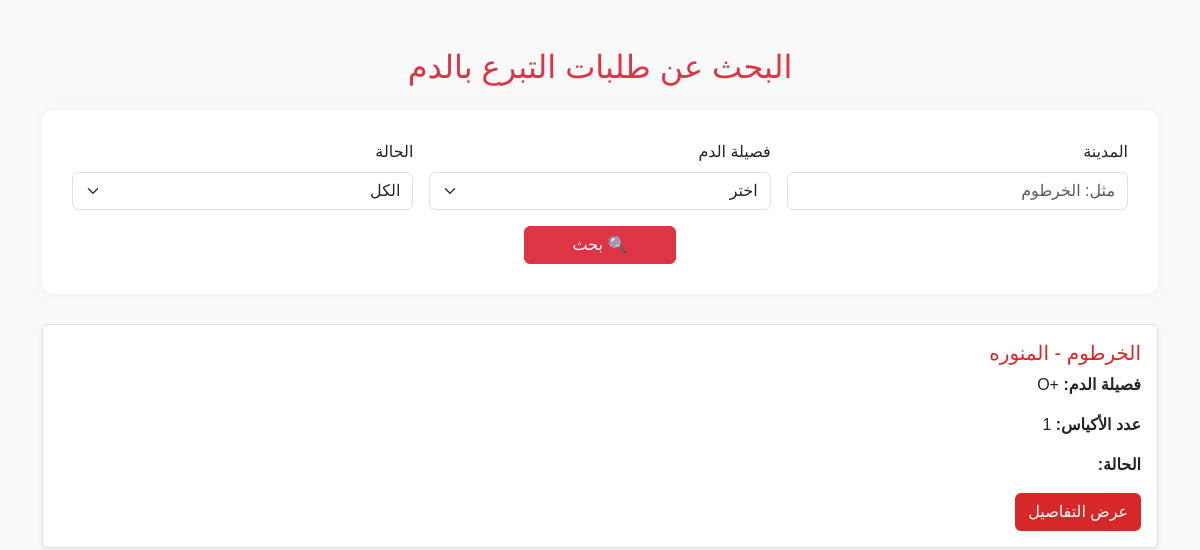
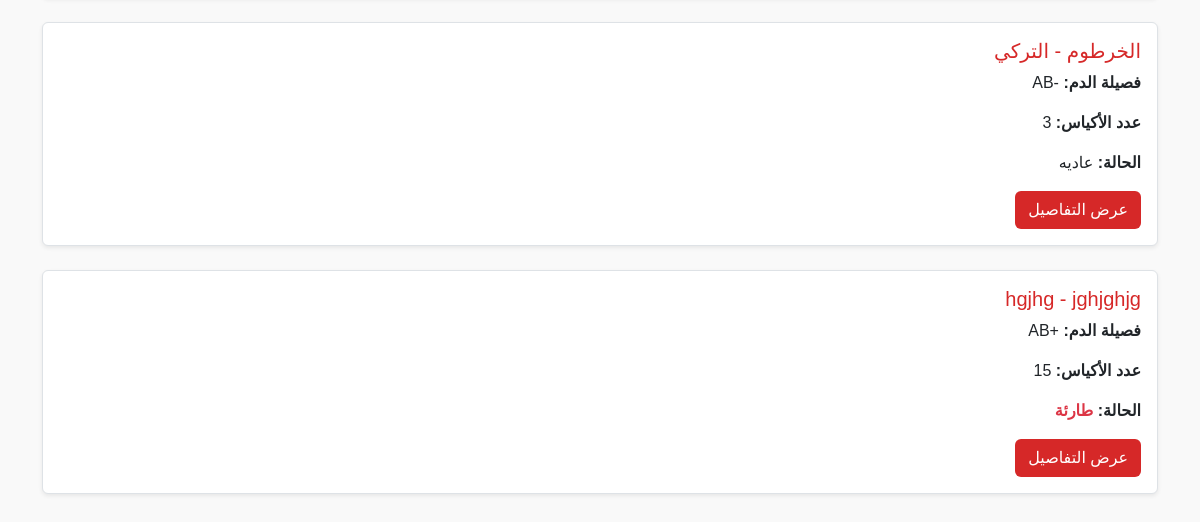
The page /search_request.php on the database as committed earlier (2 pictures, top to bottom).
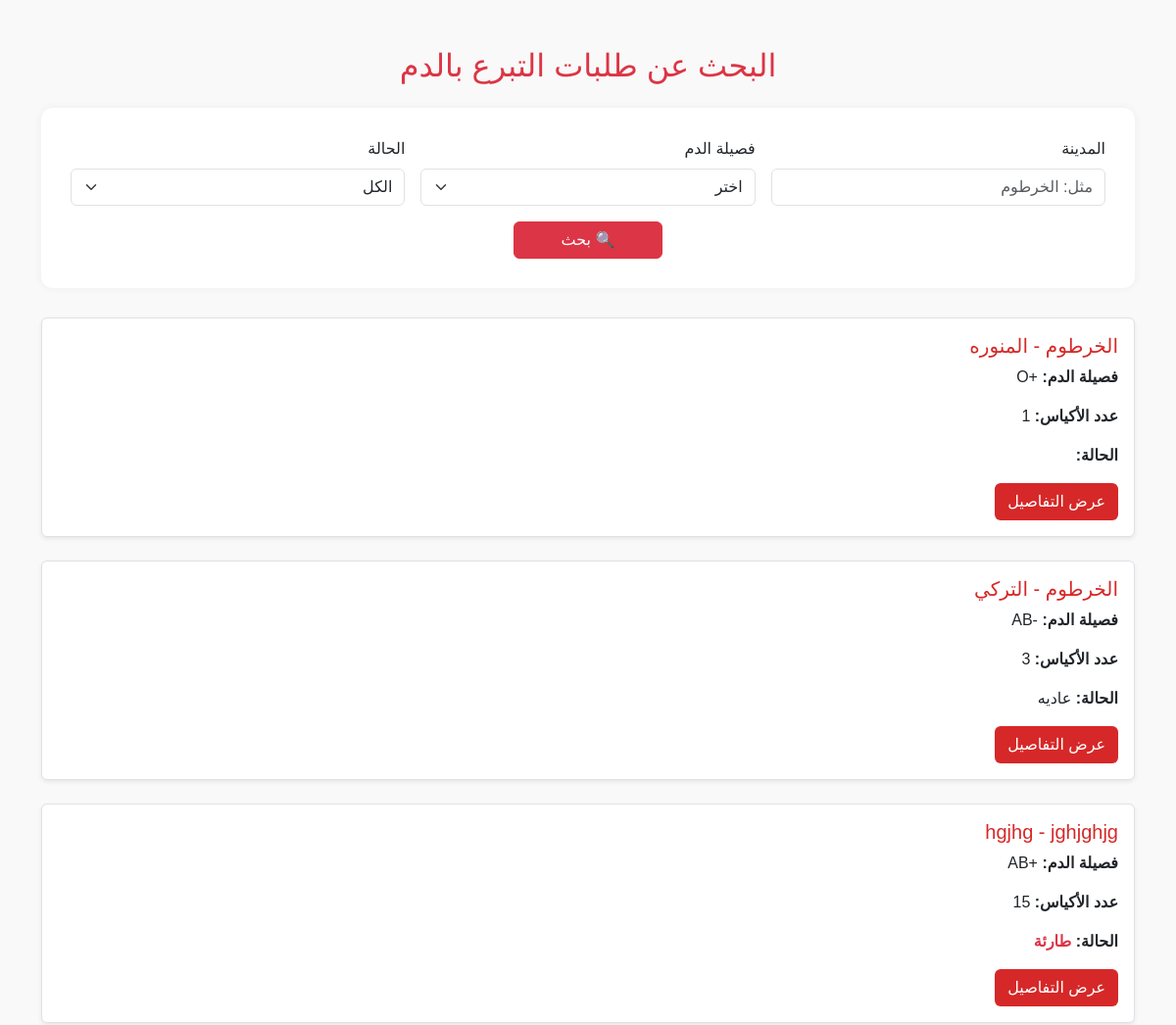
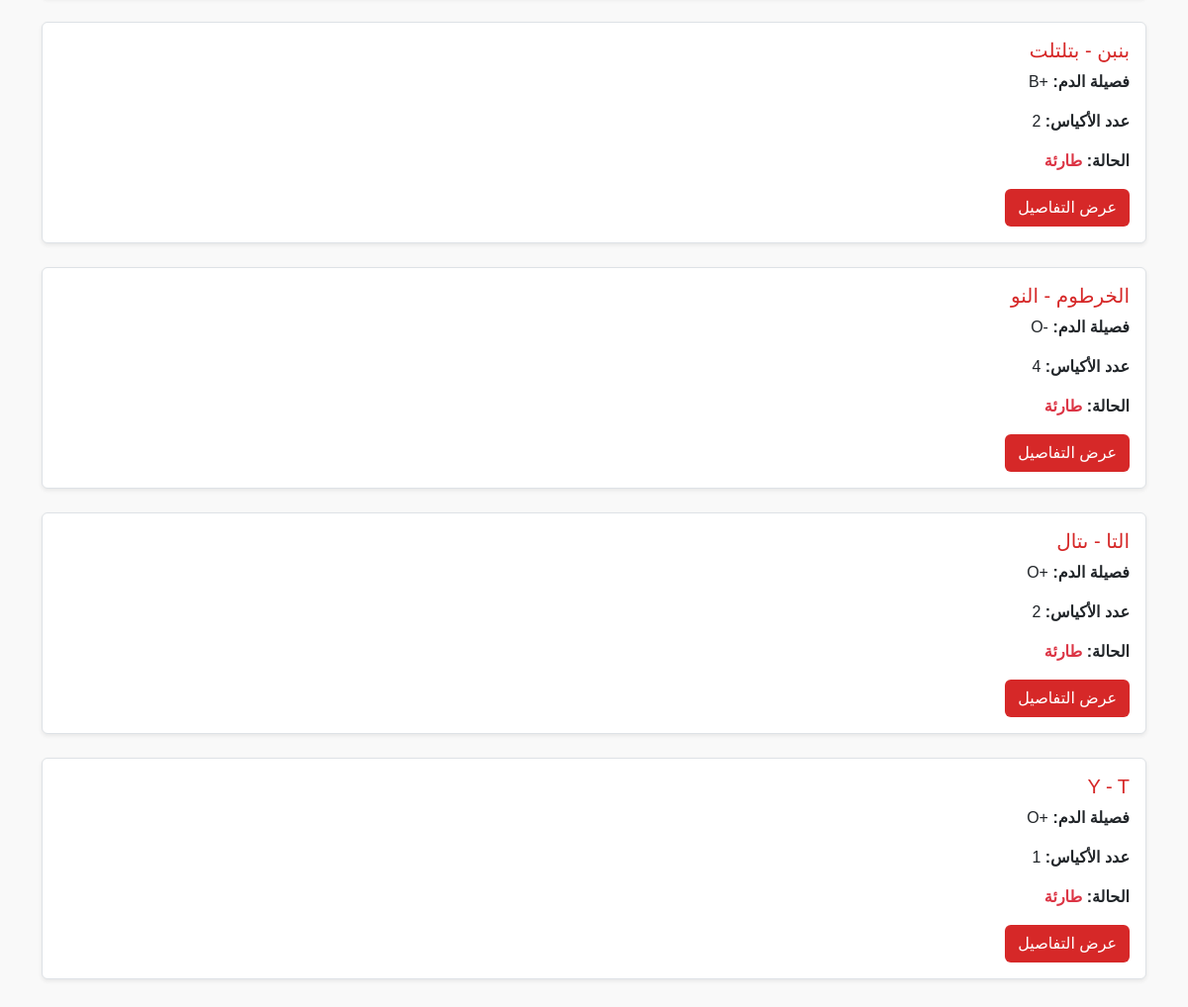
The same page on the database as committed later (2 pictures, top to bottom).
### tables this page shows
CREATE TABLE `blood_requests` (
  `id` int(11) NOT NULL,
  `hospital_name` varchar(100) DEFAULT NULL,
  `city` varchar(100) DEFAULT NULL,
  `blood_type` varchar(5) DEFAULT NULL,
  `bags` int(11) DEFAULT NULL,
  `contact_number` varchar(15) DEFAULT NULL,
  `notes` text DEFAULT NULL,
  `urgency` varchar(255) NOT NULL,
  `request_date` timestamp NULL DEFAULT current_timestamp(),
  `Create_by` varchar(255) NOT NULL DEFAULT 'Anamosa '
);

### search_request.php (the view, shortened to what this page needs)
<?php
require_once '../../Core/db.php';
$city = $_GET['city'] ?? '';
$query = "SELECT * FROM blood_requests WHERE 1=1";
$stmt = $conn->prepare($query);
$stmt->execute();
$result = $stmt->get_result();
?>
<!DOCTYPE html>
<html lang="ar" dir="rtl">
    <head>
        <link href="https://cdn.jsdelivr.net/npm/bootstrap@5.3.0/dist/css/bootstrap.rtl.min.css" rel="stylesheet">
        <link rel="stylesheet" href="../../Static/css/search_request.css">
    </head>
    <body>
        <div class="container py-5">
            <h2 class="mb-4 text-center text-danger">البحث عن طلبات التبرع بالدم</h2>
            <div class="search-box">
                <form method="GET">
                    <div class="row g-3">
                        <div class="col-md-4">
                            <label class="form-label">المدينة</label>
                            <input type="text" name="city" class="form-control" value="<?= htmlspecialchars($city) ?>"
                                placeholder="مثل: الخرطوم">
                        </div>
                        <div class="col-md-4">
                            <label class="form-label">فصيلة الدم</label>
                            <select name="blood_type" class="form-select">
                                <option value="">اختر</option>
                            </select>
                        </div>
                        <div class="col-md-4">
                            <label class="form-label">الحالة</label>
                            <select name="status" class="form-select">
                                <option value="">الكل</option>
                            </select>
                        </div>
                        <div class="col-12 text-center mt-3">
                            <button type="submit" class="btn btn-danger px-5">🔍 بحث</button>
                        </div>
                    </div>
                </form>
            </div>
            <?php while ($row = $result->fetch_assoc()): ?>
            <div class="result-card mt-4 p-3 border rounded shadow-sm">
                <h5><?= htmlspecialchars($row['city']) ?> - <?= htmlspecialchars($row['hospital_name']) ?></h5>
                <p><strong>فصيلة الدم:</strong> <?= htmlspecialchars($row['blood_type']) ?></p>
                <p><strong>عدد الأكياس:</strong> <?= htmlspecialchars($row['bags']) ?></p>
                <p><strong>الحالة:</strong>
                    <span class="<?= $row['urgency'] === 'طارئة' ? 'text-danger fw-bold' : '' ?>">
                        <?= htmlspecialchars($row['urgency']) ?>
                    </span>
                </p>
                <a href="details_request.php?id=<?= $row['id'] ?>" class="btn btn-details">عرض التفاصيل</a>
            </div>
            <?php endwhile; ?>
        </div>
    </body>
</html>

### Static/css/search_request.css (style rules this page uses)
body { background-color: #f9f9f9; font-family: 'Cairo', sans-serif; }
.search-box { background-color: white; border-radius: 12px; box-shadow: 0 0 10px rgba(0, 0, 0, 0.05); padding: 30px; margin-bottom: 30px; }
.result-card { background-color: white; border: 1px solid #eee; border-radius: 10px; padding: 20px; margin-bottom: 20px; box-shadow: 0 0 5px rgba(0, 0, 0, 0.03); }
.result-card h5 { color: #d62828; }
.btn-details { background-color: #d62828; color: white; }

Rows that differ between the two databases and show on the page:
added blood_requests: city "بنبن", hospital_name "بتلتلت", blood_type "+B", bags "2", urgency "طارئة"
added blood_requests: city "الخرطوم", hospital_name "النو", blood_type "-O", bags "4", urgency "طارئة"
added blood_requests: city "التا", hospital_name "ىتال", blood_type "+O", bags "2", urgency "طارئة"
added blood_requests: city "Y", hospital_name "T", blood_type "+O", bags "1", urgency "طارئة"
